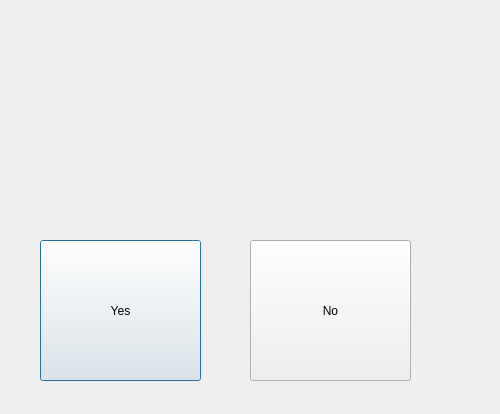
<?xml version="1.0" encoding="UTF-8"?>
<ui version="4.0">
 <class>OverwriteFileDialog</class>
 <widget class="QDialog" name="OverwriteFileDialog">
  <property name="geometry">
   <rect>
    <x>0</x>
    <y>0</y>
    <width>500</width>
    <height>414</height>
   </rect>
  </property>
  <property name="windowTitle">
   <string>Dialog</string>
  </property>
  <widget class="QLabel" name="SaveLabel">
   <property name="geometry">
    <rect>
     <x>40</x>
     <y>30</y>
     <width>411</width>
     <height>171</height>
    </rect>
   </property>
   <property name="text">
    <string/>
   </property>
  </widget>
  <widget class="QPushButton" name="pushButton">
   <property name="geometry">
    <rect>
     <x>40</x>
     <y>240</y>
     <width>161</width>
     <height>141</height>
    </rect>
   </property>
   <property name="text">
    <string>Yes</string>
   </property>
  </widget>
  <widget class="QPushButton" name="pushButton_2">
   <property name="geometry">
    <rect>
     <x>250</x>
     <y>240</y>
     <width>161</width>
     <height>141</height>
    </rect>
   </property>
   <property name="text">
    <string>No</string>
   </property>
  </widget>
 </widget>
 <resources/>
 <connections/>
</ui>
